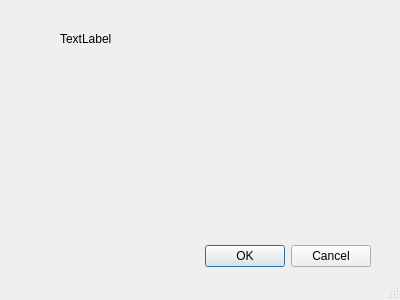
<?xml version="1.0" encoding="UTF-8"?>
<ui version="4.0">
 <class>Dialog</class>
 <widget class="QDialog" name="Dialog">
  <property name="geometry">
   <rect>
    <x>0</x>
    <y>0</y>
    <width>400</width>
    <height>300</height>
   </rect>
  </property>
  <property name="windowTitle">
   <string>Dialog</string>
  </property>
  <property name="sizeGripEnabled">
   <bool>true</bool>
  </property>
  <widget class="QDialogButtonBox" name="buttonBox">
   <property name="geometry">
    <rect>
     <x>30</x>
     <y>240</y>
     <width>341</width>
     <height>32</height>
    </rect>
   </property>
   <property name="orientation">
    <enum>Qt::Horizontal</enum>
   </property>
   <property name="standardButtons">
    <set>QDialogButtonBox::Cancel|QDialogButtonBox::Ok</set>
   </property>
   <property name="centerButtons">
    <bool>false</bool>
   </property>
  </widget>
  <widget class="QLabel" name="label">
   <property name="geometry">
    <rect>
     <x>60</x>
     <y>30</y>
     <width>67</width>
     <height>17</height>
    </rect>
   </property>
   <property name="text">
    <string>TextLabel</string>
   </property>
  </widget>
 </widget>
 <resources/>
 <connections>
  <connection>
   <sender>buttonBox</sender>
   <signal>accepted()</signal>
   <receiver>Dialog</receiver>
   <slot>accept()</slot>
   <hints>
    <hint type="sourcelabel">
     <x>248</x>
     <y>254</y>
    </hint>
    <hint type="destinationlabel">
     <x>157</x>
     <y>274</y>
    </hint>
   </hints>
  </connection>
  <connection>
   <sender>buttonBox</sender>
   <signal>rejected()</signal>
   <receiver>Dialog</receiver>
   <slot>reject()</slot>
   <hints>
    <hint type="sourcelabel">
     <x>316</x>
     <y>260</y>
    </hint>
    <hint type="destinationlabel">
     <x>286</x>
     <y>274</y>
    </hint>
   </hints>
  </connection>
 </connections>
</ui>
